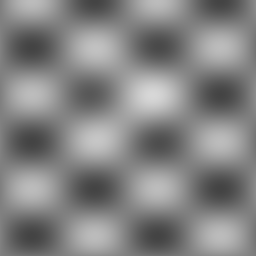
#> input picture lab1/test_image_gray.png, 256 x 256 px
$ python run_lab1.py
#> lines starting #> are read from the running program, lines starting #| are printed output that depends on the picture
#> in load_grayscale, img is the input picture: PIL image 256x256 L; min 68, max 215, mean 131.3
#| Изображение: test_image_gray.png, размер (256, 256)
### lab1/cdf97_lifting.py
"""
CDF 9/7 wavelet transform — lifting scheme with fixed-point arithmetic.

Rational lifting coefficients (Wang et al., 2009):
    α = -3/2,  β = -1/16,  γ = 4/5,  δ = 15/32,  k = 4/5,  1/k = 5/4
"""

from __future__ import annotations

import numpy as np

FRAC_BITS = 16
SCALE = 1 << FRAC_BITS

# Rational lifting coefficients (numerator, denominator)
ALPHA = (-3, 2)
BETA = (-1, 16)
GAMMA = (4, 5)
DELTA = (15, 32)
K = (4, 5)
INV_K = (5, 4)


def mul_rational(value: np.int64 | int, num: int, den: int) -> np.int64:
    """Multiply fixed-point value by rational num/den with rounding."""
    return np.int64((np.int64(value) * num + (den // 2 * (1 if num >= 0 else -1))) // den)


def sym_index(i: int, n: int) -> int:
    """Half-sample symmetric extension index."""
    if n <= 1:
        return 0
    while i < 0 or i >= n:
        if i < 0:
            i = -i - 1
        else:
            i = 2 * n - i - 1
    return i


def to_fixed(image: np.ndarray) -> np.ndarray:
    return image.astype(np.int64) << FRAC_BITS


def from_fixed(fixed: np.ndarray) -> np.ndarray:
    rounded = (fixed + (SCALE // 2)) >> FRAC_BITS
    return np.clip(rounded, 0, 255).astype(np.uint8)


def cdf97_forward_1d(signal: np.ndarray, already_fixed: bool = False) -> tuple[np.ndarray, np.ndarray]:
    """
    Forward 1-D CDF 9/7 lifting transform (analysis).

    Parameters
    ----------
    signal : 1-D array (even length recommended)
    already_fixed : if True, signal is already in Q16 fixed-point format

    Returns
    -------
    low, high : approximation and detail subbands
    """
    if already_fixed:
        x = np.asarray(signal, dtype=np.int64).copy()
    else:
        x = to_fixed(np.asarray(signal, dtype=np.float64))
    n = len(x)

    s = x[0::2].copy()
    d = x[1::2].copy()
    ns, nd = len(s), len(d)

    for i in range(nd):
        si = sym_index(i, ns)
        sn = sym_index(i + 1, ns)
        d[i] += mul_rational(s[sn] + s[si], *ALPHA)

    for i in range(ns):
        di = sym_index(i, nd)
        dm = sym_index(i - 1, nd)
        s[i] += mul_rational(d[di] + d[dm], *BETA)

    for i in range(nd):
        si = sym_index(i, ns)
        sn = sym_index(i + 1, ns)
        d[i] += mul_rational(s[sn] + s[si], *DELTA)

    for i in range(ns):
        di = sym_index(i, nd)
        dm = sym_index(i - 1, nd)
        s[i] += mul_rational(d[di] + d[dm], *GAMMA)

    for i in range(ns):
        s[i] = mul_rational(s[i], *K)
    for i in range(nd):
        d[i] = mul_rational(d[i], *INV_K)

    return s, d


def _inverse_lifting_steps(s: np.ndarray, d: np.ndarray) -> tuple[np.ndarray, np.ndarray]:
    """Core inverse lifting steps on subbands (fixed-point)."""
    s = np.asarray(s, dtype=np.int64).copy()
    d = np.asarray(d, dtype=np.int64).copy()
    ns, nd = len(s), len(d)

    for i in range(nd):
        d[i] = mul_rational(d[i], *K)
    for i in range(ns):
        s[i] = mul_rational(s[i], *INV_K)

    for i in range(ns):
        di = sym_index(i, nd)
        dm = sym_index(i - 1, nd)
        s[i] -= mul_rational(d[di] + d[dm], *GAMMA)

    for i in range(nd):
        si = sym_index(i, ns)
        sn = sym_index(i + 1, ns)
        d[i] -= mul_rational(s[sn] + s[si], *DELTA)

    for i in range(ns):
        di = sym_index(i, nd)
        dm = sym_index(i - 1, nd)
        s[i] -= mul_rational(d[di] + d[dm], *BETA)

    for i in range(nd):
        si = sym_index(i, ns)
        sn = sym_index(i + 1, ns)
        d[i] -= mul_rational(s[sn] + s[si], *ALPHA)

    return s, d


def cdf97_inverse_1d(low: np.ndarray, high: np.ndarray, length: int) -> np.ndarray:
    """
    Inverse 1-D CDF 9/7 lifting transform (synthesis).

    Parameters
    ----------
    low, high : subbands from forward transform
    length : original signal length
    """
    s, d = _inverse_lifting_steps(low, high)
    x = np.zeros(length, dtype=np.int64)
    x[0::2] = s
    x[1::2] = d[: length // 2]
    return from_fixed(x)


# [13 lines left out: functions cdf97_inverse_1d_subbands, cdf97_inverse_1d_fixed, not called in this run]


def cdf97_forward_rows(image: np.ndarray) -> tuple[np.ndarray, np.ndarray]:
    """Apply 1-D forward transform to each row of a grayscale image."""
    h, w = image.shape
#> h = 256; w = 256
    low = np.zeros((h, (w + 1) // 2), dtype=np.int64)
    high = np.zeros((h, w // 2), dtype=np.int64)
    for row in range(h):
        lo, hi = cdf97_forward_1d(image[row])
        low[row, : len(lo)] = lo
        high[row, : len(hi)] = hi
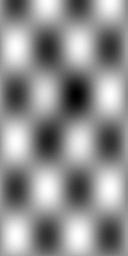
#> high: shape (256, 128) int64; min -14595042, max -4601282, mean -8909702.2; drawn with min black and max white
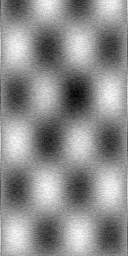
#> low: shape (256, 128) int64; min -872902, max -232042, mean -516672.5; drawn with min black and max white
    return low, high


def cdf97_inverse_rows(low: np.ndarray, high: np.ndarray, width: int) -> np.ndarray:
    """Apply 1-D inverse transform to each row."""
#> called with width = 256
    h = low.shape[0]
#> h = 256
    result = np.zeros((h, width), dtype=np.uint8)
    for row in range(h):
        result[row] = cdf97_inverse_1d(low[row], high[row], width)
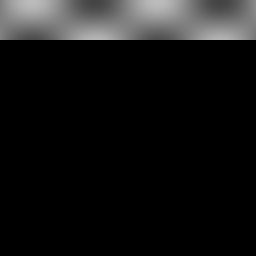
#> result: shape (256, 256); min 0, max 188, mean 20
    return result


# [12 lines left out: functions mse, psnr, not called in this run]

### lab1/run_lab1.py
#!/usr/bin/env python3
"""Lab 1: CDF 9/7 fixed-point 1-D wavelet transform on a grayscale image."""

from pathlib import Path

import matplotlib.pyplot as plt
import numpy as np
from PIL import Image

from cdf97_lifting import (
    ALPHA,
    BETA,
    DELTA,
    FRAC_BITS,
    GAMMA,
    INV_K,
    K,
    cdf97_forward_rows,
    cdf97_inverse_rows,
    from_fixed,
    mse,
    psnr,
)

LAB_DIR = Path(__file__).resolve().parent
IMAGE_PATH = LAB_DIR / "test_image_gray.png"
OUTPUT_DIR = LAB_DIR / "output"


def load_grayscale(path: Path) -> np.ndarray:
    img = Image.open(path).convert("L")
    arr = np.array(img, dtype=np.uint8)
    if arr.shape[1] % 2 == 1:
        arr = arr[:, :-1]
    return arr


def visualize_subbands(original: np.ndarray, low: np.ndarray, high: np.ndarray) -> None:
    """Visualize 1-D row-wise decomposition (approximation + horizontal detail)."""
    low_vis = from_fixed(low)
    high_vis = from_fixed(high)
    high_vis = high_vis - high_vis.mean()

    fig, axes = plt.subplots(1, 3, figsize=(12, 4))
    axes[0].imshow(original, cmap="gray")
    axes[0].set_title("Исходное изображение")
    axes[0].axis("off")

    axes[1].imshow(low_vis, cmap="gray")
    axes[1].set_title("Низкочастотная подполоса (L)")
    axes[1].axis("off")

    vmax = max(abs(high_vis.min()), abs(high_vis.max()), 1)
    axes[2].imshow(high_vis, cmap="gray", vmin=-vmax, vmax=vmax)
    axes[2].set_title("Высокочастотная подполоса (H)")
    axes[2].axis("off")

    plt.tight_layout()
    fig.savefig(OUTPUT_DIR / "lab1_subbands.png", dpi=150)
    plt.close(fig)


def main() -> None:
    OUTPUT_DIR.mkdir(exist_ok=True)

    image = load_grayscale(IMAGE_PATH)
    print(f"Изображение: {IMAGE_PATH.name}, размер {image.shape}")

    low, high = cdf97_forward_rows(image)
    reconstructed = cdf97_inverse_rows(low, high, image.shape[1])

    sko = mse(image, reconstructed)
    pssr = psnr(image, reconstructed)

    print("\n=== Результаты Lab 1 ===")
    print(f"Формат фиксированной запятой: Q{FRAC_BITS} ({FRAC_BITS} дробных бит)")
    print("Рациональные коэффициенты лестничной схемы CDF 9/7:")
    print(f"  α = {ALPHA[0]}/{ALPHA[1]} = {ALPHA[0]/ALPHA[1]:.4f}")
    print(f"  β = {BETA[0]}/{BETA[1]} = {BETA[0]/BETA[1]:.4f}")
    print(f"  γ = {GAMMA[0]}/{GAMMA[1]} = {GAMMA[0]/GAMMA[1]:.4f}")
    print(f"  δ = {DELTA[0]}/{DELTA[1]} = {DELTA[0]/DELTA[1]:.4f}")
    print(f"  k = {K[0]}/{K[1]},  1/k = {INV_K[0]}/{INV_K[1]}")
    print(f"\nСКО (MSE):  {sko:.6f}")
    print(f"ПССШ (PSNR): {pssr:.2f} dB")

    Image.fromarray(reconstructed).save(OUTPUT_DIR / "lab1_reconstructed.png")
    visualize_subbands(image, low, high)
    print(f"\nРезультаты сохранены в {OUTPUT_DIR}/")


if __name__ == "__main__":
#> (the run stopped early here; a loop or call above may not have finished)
